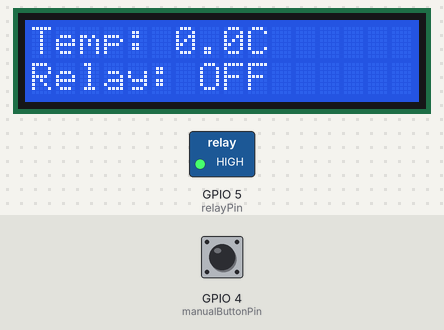
Recording of a sketch running on a simulated ESP32. On the bench: 16×2 character LCD, switched loads named in the sketch (green lamp = pin HIGH). The test bench sets the inputs (shaded band); at power-on: GPIO 4 (manualButtonPin) HIGH. WiFi joins after 1.5 s; servers stay silent unless stated; the local clock reads 2024-03-15 10:24:30 at power-on unless the sketch sets it; the Firebase database answers and starts empty; what the sketch prints to the serial monitor is not drawn.

Above: at 4.0 s.
4.1 s: GPIO 4 (manualButtonPin) pulled LOW for 0.15 s
At 5.5 s:
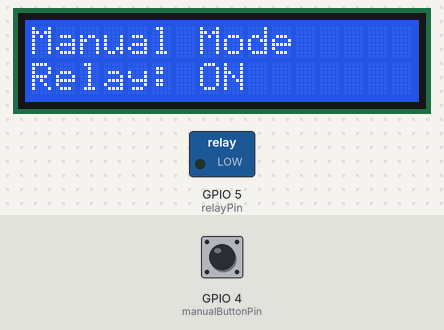
7.2 s: GPIO 4 (manualButtonPin) pulled LOW for 1 s
At 8.6 s:
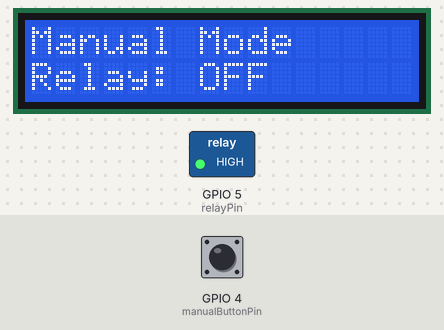
11.2 s: GPIO 4 (manualButtonPin) pulled LOW for 0.15 s
At 12.3 s:
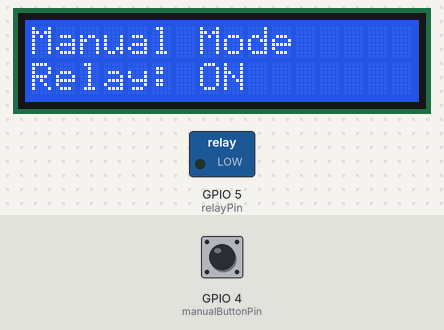
14.3 s: GPIO 4 (manualButtonPin) pulled LOW for 3.2 s
At 20.2 s:
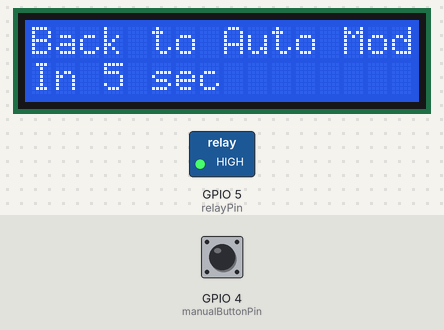
Timing chart, 0 to 21.5 s (numbered marks = the images above; inputs shaded):
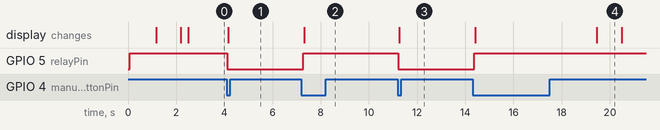

Measured:
- after the input at 4.1 s, GPIO 5 (relayPin): HIGH → LOW at once; the display: changes after 0.06 s (image 1)
- after the input at 7.2 s, GPIO 5 (relayPin): LOW → HIGH after 0.06 s; the display: changes after 0.11 s (image 2)
- after the input at 11.2 s, GPIO 5 (relayPin): HIGH → LOW at once; the display: changes after 0.06 s (image 3)
- after the input at 14.3 s, GPIO 5 (relayPin): LOW → HIGH after 0.07 s; the display: first changes after 0.12 s (image 4 shows a later state)
- what the display in image 4 shows lasts 1.0 s, from 19.5 s to 20.5 s

The sketch:

Test2.ino
```cpp
#include "WiFi.h"
#include <HTTPClient.h>
#include <FirebaseESP32.h>
#include <LiquidCrystal_I2C.h>
#include <time.h>

const char* ssid = "Tenda_B2D1B0";
const char* password = "most8475";

FirebaseConfig firebaseConfig;
FirebaseAuth firebaseAuth;
FirebaseData firebaseData;
#define FIREBASE_HOST "https://smart-fan-control-default-rtdb.asia-southeast1.firebasedatabase.app/"
#define FIREBASE_AUTH "lbV0zRvKUAhVUiNhsBPZwvyFXUMWILtLdCaO6n3K"

const int relayPin = 5;
const int manualButtonPin = 4;
bool relayState = false;
bool manualMode = false;
bool autoModeReady = false;
unsigned long lastActionTime = 0;
unsigned long manualStartTime = 0;
const unsigned long interval = 15 * 60 * 1000;

String BoxID = "1";

LiquidCrystal_I2C lcd(0x27, 16, 2);

const char* ntpServer = "pool.ntp.org";
const long gmtOffset_sec = 7 * 3600;
const int daylightOffset_sec = 0;

const char* googleSheetsURL = "https://script.google.com/macros/s/AKfycbwm7LcyEQV4e4FACgBMcCVTP_SljAsTrLtlC5IRdM2gqrmXYd1Ln1wOagvRsQm6DFfmtw/exec";

// ฟังก์ชันดึงเวลาปัจจุบัน
String getCurrentTime() {
    struct tm timeinfo;
    if (!getLocalTime(&timeinfo)) return "Unknown";
    char timeStr[20];
    strftime(timeStr, sizeof(timeStr), "%Y-%m-%d %H:%M:%S", &timeinfo);
    return String(timeStr);
}

// ฟังก์ชันอัปเดต LCD
void updateLCD(const String& line1, const String& line2) {
    lcd.clear();
    lcd.setCursor(0, 0);
    lcd.print(line1);
    lcd.setCursor(0, 1);
    lcd.print(line2);
}

// ฟังก์ชันควบคุมรีเลย์
void controlRelay(bool state) {
    relayState = state;
    digitalWrite(relayPin, relayState ? LOW : HIGH);
    Serial.printf("[Relay] State changed to %s\n", relayState ? "ON" : "OFF");

    if (!manualMode) {
        updateLCD("Temp: --.-C", "Relay: " + String(relayState ? "ON" : "OFF"));
    } else {
        updateLCD("Manual Mode", "Relay: " + String(relayState ? "ON" : "OFF"));
    }
}

// ฟังก์ชันเชื่อมต่อ WiFi
void connectWiFi() {
    WiFi.begin(ssid, password);
    updateLCD("Connecting...", "WiFi...");
    Serial.println("[WiFi] Connecting...");
    int retry = 30;

    while (WiFi.status() != WL_CONNECTED && retry > 0) {
        updateLCD("Retrying WiFi...", "In " + String(retry) + " sec");
        Serial.printf("[WiFi] Retrying... %d sec\n", retry);
        delay(1000);
        retry--;
    }

    if (WiFi.status() == WL_CONNECTED) {
        updateLCD("WiFi", "Connected!");
        Serial.println("[WiFi] Connected.");
        configTime(gmtOffset_sec, daylightOffset_sec, ntpServer);
    } else {
        updateLCD("WiFi Failed!", "Restarting...");
        Serial.println("[WiFi] Restarting...");
        delay(1000);
        ESP.restart();
    }
}

void checkWiFiConnection() {
    if (WiFi.status() != WL_CONNECTED) {
        Serial.println("[WiFi] Lost connection! Resetting in 5 sec...");
        for (int i = 5; i > 0; i--) {
            updateLCD("WiFi Lost!", "Reset in " + String(i) + " sec");
            delay(1000);
        }
        ESP.restart();
    }
}

// ส่งข้อมูลไป Firebase
void sendDataToFirebase(String relayStatus) {
    String currentTime = getCurrentTime();
    String path = "/relayData/" + BoxID;

    Serial.println("[Firebase] Sending relay data...");

    if (Firebase.setString(firebaseData, path + "/RelayStatus", relayStatus) &&
        Firebase.setString(firebaseData, path + "/Time", currentTime)) {
        Serial.println("[Firebase] Data sent successfully.");
    } else {
        Serial.printf("[Firebase] Error: %s\n", firebaseData.errorReason().c_str());
    }
}

// ฟังก์ชันดึงข้อมูลจาก Firebase และควบคุมพัดลม
void fetchDataAndControl() {
    Serial.println("[AutoMode] Fetching data...");

    float avgTemp = -1.0;
    float avgHumidity = -1.0;

    if (Firebase.getFloat(firebaseData, "/averageData/AVG/avgTemp")) {
        avgTemp = firebaseData.floatData();
        Serial.printf("[AutoMode] AVG Temp: %.1f°C\n", avgTemp);
    }

    if (Firebase.getFloat(firebaseData, "/averageData/AVG/avgHumd")) {
        avgHumidity = firebaseData.floatData();
        Serial.printf("[AutoMode] AVG Humidity: %.1f%%\n", avgHumidity);
    }

    // ** แสดงค่าอุณหภูมิบน LCD ตลอดใน Auto Mode **
    updateLCD("Temp: " + String(avgTemp, 1) + "C", "Relay: " + String(relayState ? "ON" : "OFF"));

    // ** เปิดที่ ≥30°C และปิดที่ ≤28°C **
    if (avgTemp >= 30.0 && !relayState) {
        controlRelay(true);
    } else if (avgTemp <= 28.0 && relayState) {
        controlRelay(false);
    }

    sendDataToFirebase(relayState ? "ON" : "OFF");
    autoModeReady = true;
    Serial.println("[AutoMode] FetchData Completed.");
}

// ฟังก์ชันออกจาก Manual Mode กลับไป Auto Mode
void restartAutoMode() {
    Serial.println("[ManualMode] Returning to Auto Mode...");

    for (int i = 5; i > 0; i--) {
        updateLCD("Back to Auto Mode", "In " + String(i) + " sec");
        delay(1000);
    }

    manualMode = false;
    fetchDataAndControl(); // ** อัปเดต LCD และข้อมูลอัตโนมัติ **
}

void setup() {
    Serial.begin(115200);
    lcd.init();
    lcd.backlight();
    pinMode(relayPin, OUTPUT);
    pinMode(manualButtonPin, INPUT_PULLUP);
    controlRelay(false);

    connectWiFi();

    firebaseConfig.host = FIREBASE_HOST;
    firebaseConfig.signer.tokens.legacy_token = FIREBASE_AUTH;
    Firebase.begin(&firebaseConfig, &firebaseAuth);

    fetchDataAndControl();
    lastActionTime = millis();
}

void loop() {
    checkWiFiConnection();
    unsigned long currentTime = millis();
    static bool lastButtonState = HIGH;
    bool buttonState = digitalRead(manualButtonPin);

    if (buttonState == LOW && lastButtonState == HIGH && autoModeReady) {
        manualMode = true;
        manualStartTime = millis();
        controlRelay(!relayState);
        updateLCD("Manual Mode", "Relay: " + String(relayState ? "ON" : "OFF"));
    }

    lastButtonState = buttonState;

    if (manualMode && (millis() - manualStartTime >= 5000)) {
        restartAutoMode();
    }

    if (!manualMode && (currentTime - lastActionTime >= interval)) {
        lastActionTime = currentTime;
        fetchDataAndControl();
    }

    delay(100);
}
```
